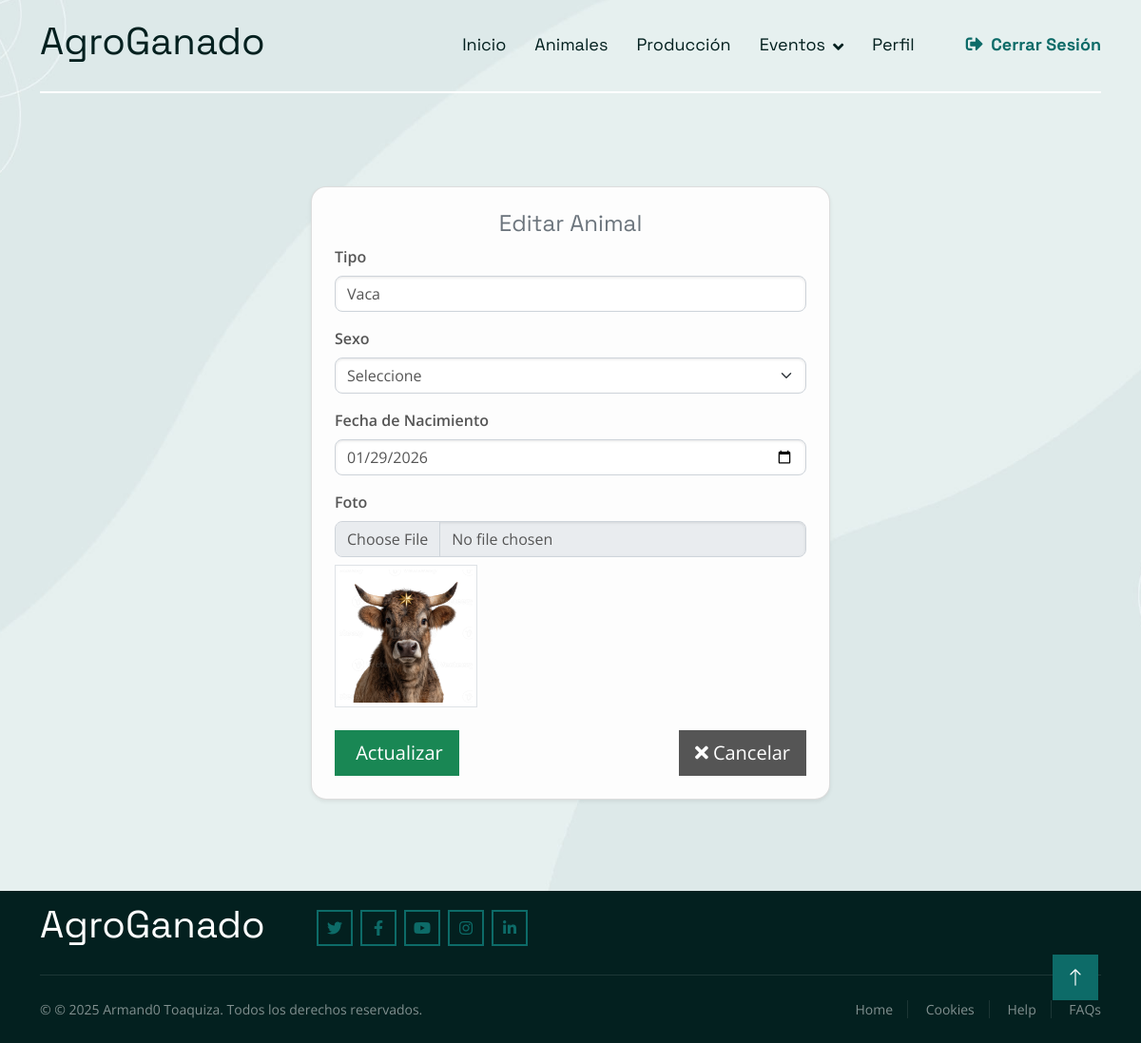
Page /editarAnimal/1/ (signed in) on the committed database.
### Aplicaciones/animales/models.py (models this page shows, shortened)
class Animal(models.Model):
    tipo = models.CharField(max_length=20)  # vaca, toro, becerro
    sexo = models.CharField(max_length=1, choices=(('M','M'),('F','F')))
    fecha_nacimiento = models.DateField(blank=True, null=True)
    foto = models.ImageField(upload_to='animales/', blank=True, null=True)  # carpeta media/animales/

### Aplicaciones/animales/decorators.py (the view)
    def wrapper(request, *args, **kwargs):
        if not request.user.is_authenticated:
            return redirect('login')
        if request.user.rol != 'administrador':
            messages.error(request, 'No tienes permisos para esta acción')
            return redirect('home')
        return view_func(request, *args, **kwargs)

### Aplicaciones/animales/views.py (called while the page is built)
@login_required
@solo_admin
def editarAnimal(request, id):
    animal = Animal.objects.get(id=id)
    return render(request, 'editarAnimal.html', {'animal': animal})

### Aplicaciones/animales/templates/editarAnimal.html (shortened to what this page needs)
{% extends './plantillas.html' %}
{% block contenido %}
<br><br><br><br><br>
<div class="container">
    <div class="row justify-content-center">
        <div class="col-md-6">
            <div class="card shadow-sm p-4">
                <h2 class="text-muted fs-4 text-center">Editar Animal</h2>
                <form action="{% url 'actualizarAnimal' %}" method="POST" enctype="multipart/form-data" id="frm_animal_editar">
                    <div class="mb-3">
                        <label class="form-label">Tipo </label>
                        <input type="text" name="tipo" class="form-control" value="{{ animal.tipo }}" required>
                    </div>
                    <div class="mb-3">
                        <label class="form-label">Sexo </label>
                        <select name="sexo" class="form-select" required>
                            <option value="">Seleccione</option>
                        </select>
                    </div>
                    <div class="mb-3">
                        <label class="form-label">Fecha de Nacimiento </label>
                        <input type="date" name="fecha_nacimiento" class="form-control" value="{{ animal.fecha_nacimiento|date:'Y-m-d' }}" required>
                    </div>
                    <div class="mb-3">
                        <label class="form-label">Foto</label>
                        <input type="file" name="foto" id="foto" class="form-control">
                        {% if animal.foto %}
                            <img src="{{ animal.foto.url }}" class="img-thumbnail mt-2" width="150">
                        {% endif %}
                    </div>
                    <div class="d-flex justify-content-between mt-4">
                        <button type="submit" class="btn btn-success btn-lg">
                             Actualizar
                        </button>
                        <a href="{% url 'AnimalIndex' %}" class="btn btn-secondary btn-lg">
                            <i class="fa fa-times"></i> Cancelar
                        </a>
                    </div>
                </form>
            </div>
        </div>
    </div>
</div>
{% endblock %}

### Sistema/static/tema/iStudio-1.0.0/css/style.css (style rules this page uses)
.btn { transition: .5s; }

### Aplicaciones/animales/templates/editarAnimal.html (style rules this page uses)
.card { border-radius: 1rem; background-color: #fdfdfd; }
.card .form-label { font-weight: 600; }
.card .form-control, .card .form-select { border-radius: 0.5rem; box-shadow: inset 0 1px 3px rgba(0,0,0,0.1); transition: 0.3s; }

### rows in the picture
Animal: tipo "Vaca", fecha_nacimiento "01/29/2026", foto (picture)
